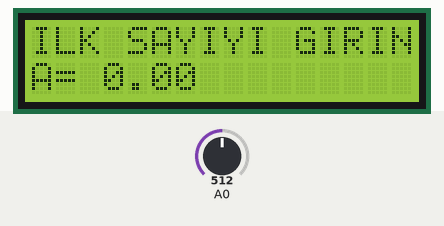
This sketch was run on a simulated Arduino Uno, built with avr-gcc and run on an emulated ATmega328P. Shown: 16×2 character LCD. Inputs (shaded band) come from the test bench; at power-on: A0 = 512.

Above: at 2.2 s.
2.3 s: A0 set to 540
4.0 s: A0 set to 573
At 4.83 s:
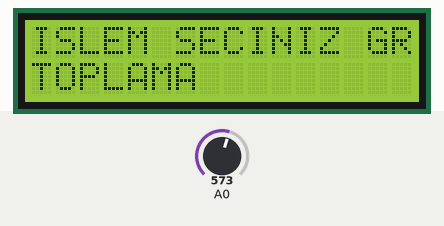
At 5.6 s:
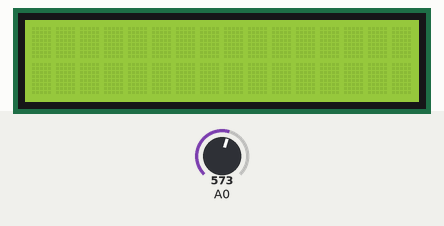
7.0 s: A0 set to 545
8.8 s: A0 set to 565
At 9.49 s:
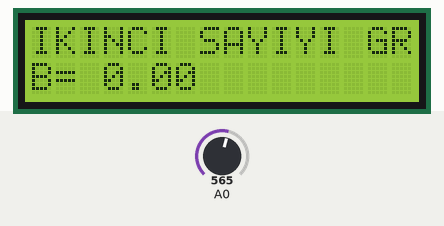
Timing chart, 0 to 11.8 s (numbered marks = the images above; inputs shaded):
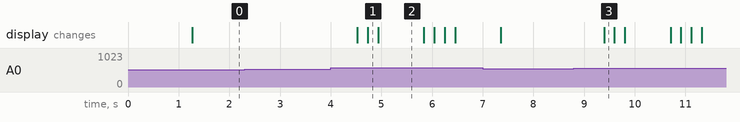

Measured:
- the behaviour switches between 554 and 555 on A0 (found by bisection; images 0 and 1)
- after the input at 2.3 s, every drawn part: stays the same
- after the input at 4.0 s, the display: first changes after 0.53 s (image 1 shows a later state)
- after the input at 8.8 s, the display: changes after 0.59 s (image 3)
- what the display in image 2 shows lasts 0.9 s, from 4.9 s to 5.8 s

The sketch:

hesap_makinesi.ino
```cpp
 #include <LiquidCrystal.h>

      LiquidCrystal lcd(8,9,4,5,6,7);

      #define sag 0
      #define ust 1
      #define alt 2
      #define sol 3
      #define secim 4
      #define yok 5
      int okunan =0;
      int deger=6;

      int c=0;
      int sure=200;

      float a=0;
      float b=0;
      float toplam=0;
      float fark=0;
      float bol=0;
      float carpim=0;

void setup() {
     lcd.begin(16,2);
     lcd.setCursor(0,0);
     lcd.print("Hesaplamaca");
     delay(1000);
     pinMode(10,OUTPUT);//lcd ışığı için
     digitalWrite(10,HIGH);
     }

void loop() {
  //İlk Sayı Ekranı

  do
  {
    deger=tus_oku();
    delay(sure);
    lcd.setCursor(0,0);
    lcd.print("ILK SAYIYI GIRIN");
    lcd.setCursor(0,1);
    if(a<10)
    {
      lcd.print("A=");
    }
    else{
      lcd.print("A=");
    }

    if(deger==ust){a=a+1;}
    if(deger==alt && deger>=1){a=a-1;}
    lcd.setCursor(3,1);
    lcd.print(a);
  }while(deger!=secim);
  deger=6;

//İkinci Sayıyı Girdiğimiz Ekran
  do{
    deger=tus_oku();
    delay(sure);
    lcd.setCursor(0,0);
    lcd.print("IKINCI SAYIYI GR");
    lcd.setCursor(0,1);
    if(a<10){lcd.print("B=");}
    else{lcd.print("B=");}

    if(deger==ust){b=b+1;}
    if(deger==alt && deger>=1){b=b+1;}
    lcd.setCursor(3,1);
    lcd.print(b);

  }while(deger!=secim);
  c=0;//işlem
  deger=6;

  //İşlem Seçimi

  do{
    deger=tus_oku();
    delay(sure);
    lcd.setCursor(0,0);
    lcd.print("ISLEM SECINIZ");
    lcd.setCursor(0,1);

    if(c==0){lcd.print("TOPLAMA");}
    if(c==1){lcd.print("CIKARMA");}
    if(c==2){lcd.print("CARPMA");}
    if(c==3){lcd.print("BOLME");}

    if(deger==ust && c<=2){c=c+1;}
    if(deger==alt && c>=1){c=c-1;}


  }while(deger!=secim);
  deger=6;


  //ekrana yazdırma

  do
  {
    deger=tus_oku();
    delay(sure);

    if(c==0)
    {
      lcd.setCursor(0,0);
      lcd.print("TOPLAMA SONUCU");
      lcd.setCursor(0,1);
      lcd.print("A+B=");
      toplam=a+b;
      lcd.print(toplam);
      lcd.print("   ");
    }
    if(c==1)
    {
      lcd.setCursor(0,0);
      lcd.print("CIKARMA SONUCU");
      lcd.setCursor(0,1);
      lcd.print("A-B=");
      lcd.setCursor(0,1);
      fark=a-b;
      lcd.print(fark);
      lcd.print("   ");
    }
    if(c==2)
    {
      lcd.setCursor(0,0);
      lcd.print("CARPMA ISLEMININ SONUCU");
      lcd.setCursor(0,1);
      lcd.print("A*B=");
      carpim=a*b;
      lcd.print(carpim);
      lcd.print("   ");
    }
    if(c==3)
    {
      lcd.setCursor(0,0);
      lcd.print("BOLME SONUCU");
      lcd.setCursor(0,1);
      lcd.print("A/B=");
      bol=a/b;
      lcd.print(bol);
      lcd.print("   ");
    }
  }while(deger!=secim);

  deger=6;
  a=0;b=0;c=0;lcd.clear();
  digitalWrite(10,LOW);
  delay(700);
  digitalWrite(10,HIGH);
}

int tus_oku()
{
  okunan=analogRead(0);
  if(okunan>1000)return yok;
  if(okunan<50)return sag;
  if(okunan<195)return ust;
  if(okunan<380)return alt;
  if(okunan<555)return sol;
  if(okunan<790)return secim;
  return yok;
}
```
